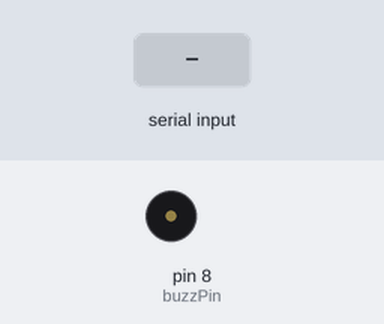
The sketch below on a simulated Arduino Uno, built with avr-gcc and run on an emulated ATmega328P. Parts: buzzer (waves = sounding, pin HIGH). The inputs (shaded band) are chosen by the test bench. What the sketch prints to the serial monitor is not drawn.

Above: at 1.2 s.
1.3 s: "90,45\n" received over Serial
At 1.7 s:
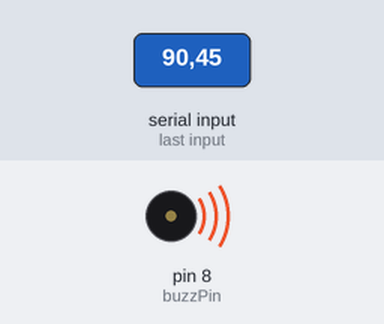
Timing chart, 0 to 8.8 s (numbered marks = the images above; inputs shaded):
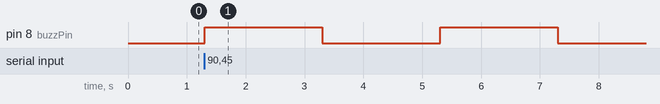

Measured:
- after the input at 1.3 s, pin 8 (buzzPin): alternates HIGH for 2.0 s and LOW for 2.0 s, starting at once

The sketch:

BareMinimum_copy_20230611185443.ino
```cpp
int myNumb;
int  buzzPin=8;
int delayT=2000;
String str="Plaease enter the number : ";
void setup() {
  Serial.begin(9600);
  pinMode(buzzPin,OUTPUT);// put your setup code here, to run once:
}

void loop() {
  Serial.println(str);
  while (Serial.available()==0)
  {
  }
  myNumb=Serial.parseInt();
  if (myNumb>10)
  {
    digitalWrite(buzzPin,HIGH);
    delay(delayT);
    digitalWrite(buzzPin,LOW);
    delay(delayT);
  }// put your main code here, to run repeatedly:
}
```
